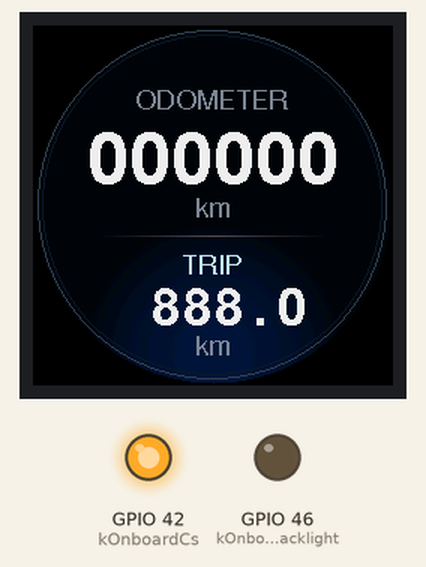
A program run on a simulated ESP32-S3. On the bench: 240×240 colour display, output pins drawn as LEDs (lit = HIGH). Nothing arrives over Bluetooth unless stated; a phone connects over Bluetooth LE 3 s after start; what the program prints to the serial monitor is not drawn.

Above: at 0.5 s.
At 5.3 s:
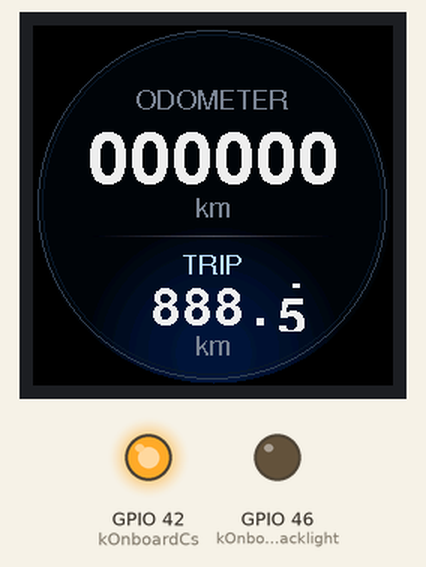
At 10.41 s:
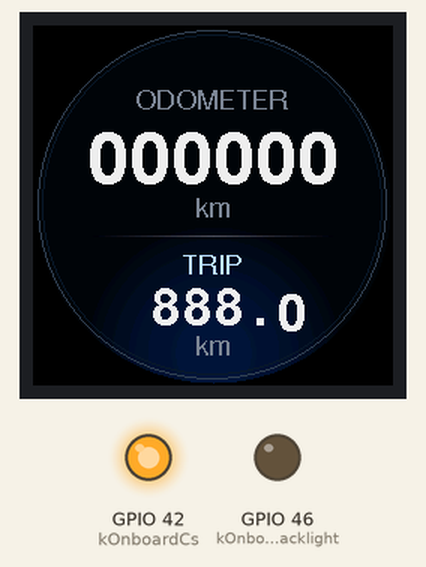
At 20.03 s:
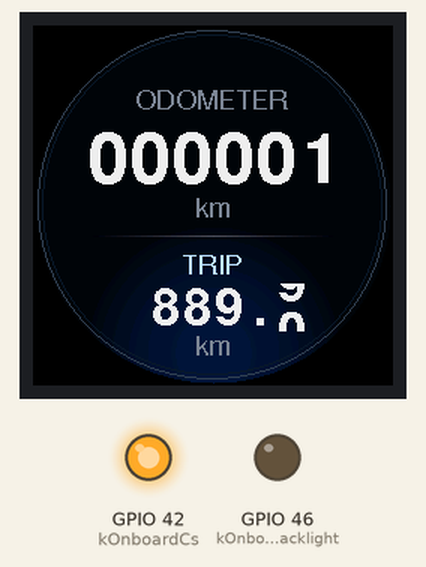
At 29.65 s:
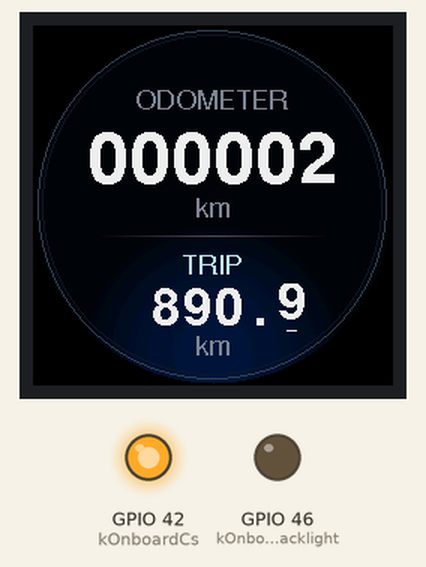
At 39.56 s:
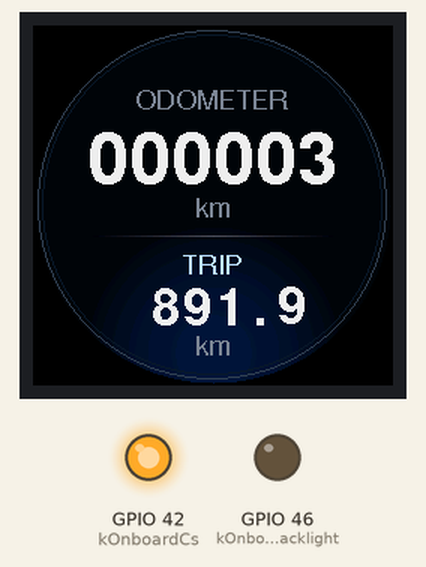

The program:

main.cpp
```cpp
#include <Arduino.h>
#include <SPI.h>
#include <Adafruit_GC9A01A.h>
#include <Fonts/FreeSans9pt7b.h>
#include <Fonts/FreeSansBold18pt7b.h>
#include <Fonts/FreeSansBold24pt7b.h>
#include "NavBle.h"

// Waveshare ESP32-S3-LCD-1.47B, external GC9A01 240x240.
constexpr int kSck = 4, kMosi = 5, kCs = 6, kDc = 7, kReset = 8;
constexpr int kOnboardBacklight = 46, kOnboardCs = 42;
constexpr uint32_t kSpiHz = 20000000;
constexpr uint32_t kTickIntervalMs = 1000;
constexpr uint32_t kAnimationMs = 200;
constexpr uint32_t kFrameMs = 16;
constexpr uint8_t kRotation = 0;
constexpr uint16_t kWhite = 0xEF7D, kIce = 0xBF1F, kMuted = 0x7C32;

Adafruit_GC9A01A display(&SPI, kDc, kCs, kReset);
// 115200 bytes in internal RAM. PSRAM is not needed by this demo.
GFXcanvas16 frame(240, 240);
uint32_t lastTickMs = 0;
// Integer units of 100 m avoid floating-point rounding at kilometre boundaries.
// Demo only: values reset at power-on; no flash writes each second.
constexpr uint32_t kInitialTripTenths = 8880;
constexpr uint32_t kInitialOdometerKm = 0;
uint32_t tripTenths = kInitialTripTenths;
uint32_t odometerKm = kInitialOdometerKm;
char odometerText[16];
char tripText[16];

uint16_t rgb(uint8_t r, uint8_t g, uint8_t b) {
    return ((r & 0xF8) << 8) | ((g & 0xFC) << 3) | (b >> 3);
}

void centered(const char *text, const GFXfont *font, int baseline, uint16_t color) {
    frame.setFont(font);
    frame.setTextColor(color);
    int16_t x, y;
    uint16_t w, h;
    frame.getTextBounds(text, 0, 0, &x, &y, &w, &h);
    frame.setCursor((240 - static_cast<int>(w)) / 2 - x, baseline);
    frame.print(text);
}

void background() {
    uint16_t *buffer = frame.getBuffer();
    for (int y = 0; y < 240; ++y) {
        for (int x = 0; x < 240; ++x) {
            const int dx = x - 120, dy = y - 120;
            const int r2 = dx * dx + dy * dy;
            // Subtle blue glow towards the lower rim, almost black centre.
            const int gx = x - 120, gy = y - 218;
            const int glow = max(0, 8000 - gx * gx - gy * gy) / 160;
            buffer[y * 240 + x] = r2 > 118 * 118 ? 0 :
                rgb(2, 5 + glow / 3, 10 + glow);
        }
    }
    frame.drawCircle(119, 119, 116, rgb(49, 67, 85));
    frame.drawCircle(119, 119, 113, rgb(12, 26, 43));
}

void divider(int y) {
    for (int x = 40; x < 200; ++x) {
        const int brightness = (80 - abs(x - 120)) * 2;
        frame.drawPixel(x, y, rgb(brightness / 2, brightness / 2,
                                brightness / 2 + 12));
    }
}

void drawOdometer() {
    snprintf(odometerText, sizeof(odometerText), "%06lu",
             static_cast<unsigned long>(odometerKm));
    snprintf(tripText, sizeof(tripText), "%lu.%lu",
             static_cast<unsigned long>(tripTenths / 10),
             static_cast<unsigned long>(tripTenths % 10));
    centered("ODOMETER", &FreeSans9pt7b, 55, kMuted);

    centered("km", &FreeSans9pt7b, 127, kMuted);
    divider(140);
    centered("TRIP", &FreeSans9pt7b, 165, kIce);

    centered("km", &FreeSans9pt7b, 219, kMuted);
}

// Each digit has a clipped drum window. The frame retains only the static
// background/labels, so moving glyphs cannot overwrite labels or leave trails.
struct DrumRow {
    GFXcanvas1 before{240, 42};
    GFXcanvas1 after{240, 42};
    char previous[16] = "";
    bool dirty[16] = {};
    int slots = 6, left = 0, top, height, cell, baseline;
    const GFXfont *font;
    DrumRow(int y, int h, int width, int base, const GFXfont *f)
        : top(y), height(h), cell(width), baseline(base), font(f) {}
};
DrumRow odoDrums(68, 42, 28, 36, &FreeSansBold24pt7b);
DrumRow tripDrums(172, 32, 21, 27, &FreeSansBold18pt7b);
uint16_t tile[28 * 42];

char alignedCharacter(const char *text, int slot, int slots) {
    const int index = slot - (slots - static_cast<int>(strlen(text)));
    return index < 0 ? ' ' : text[index];
}

void prepareDrums(DrumRow &row, const char *next) {
    row.slots = max(6, static_cast<int>(strlen(next)));
    row.left = (240 - row.slots * row.cell) / 2;
    row.before.fillScreen(0);
    row.after.fillScreen(0);
    row.before.setTextWrap(false);
    row.after.setTextWrap(false);
    row.before.setFont(row.font);
    row.after.setFont(row.font);
    row.before.setTextColor(1);
    row.after.setTextColor(1);
    for (int i = 0; i < row.slots; ++i) {
        const char oldDigit = alignedCharacter(row.previous, i, row.slots);
        const char newDigit = alignedCharacter(next, i, row.slots);
        row.dirty[i] = oldDigit != newDigit;
        GFXcanvas1 *masks[] = {&row.before, &row.after};
        const char digits[] = {oldDigit, newDigit};
        for (int n = 0; n < 2; ++n) {
            char text[] = {digits[n], 0};
            int16_t x, y;
            uint16_t w, h;
            masks[n]->getTextBounds(text, 0, 0, &x, &y, &w, &h);
            masks[n]->setCursor(row.left + i * row.cell +
                               (row.cell - static_cast<int>(w)) / 2 - x,
                               row.baseline);
            masks[n]->print(text);
        }
    }
    snprintf(row.previous, sizeof(row.previous), "%s", next);
}

void paintDrums(DrumRow &row, uint32_t elapsed, bool continuous = false) {
    for (int i = 0; i < row.slots; ++i) {
        if (!row.dirty[i]) continue;
        const bool hundredMeters = continuous && &row == &tripDrums && i == row.slots - 1;
        const uint32_t duration = hundredMeters ? kTickIntervalMs : kAnimationMs;
        const int offset = row.height * min(elapsed, duration) / duration;
        const int left = row.left + i * row.cell;
        for (int y = 0; y < row.height; ++y) {
            const int oldY = y + offset;
            const int newY = y + offset - row.height;
            for (int x = 0; x < row.cell; ++x) {
                const bool ink =
                    (oldY < row.height && row.before.getPixel(left + x, oldY)) ||
                    (newY >= 0 && row.after.getPixel(left + x, newY));
                tile[y * row.cell + x] = ink ? kWhite :
                    frame.getBuffer()[(row.top + y) * 240 + left + x];
            }
        }
        display.startWrite();
        display.setAddrWindow(left, row.top, row.cell, row.height);
        display.writePixels(tile, row.cell * row.height);
        display.endWrite();
        if (!hundredMeters && elapsed >= duration) row.dirty[i] = false;
    }
}

// Predict only the fractional digit. Whole kilometres carry at the tick boundary.
void prepareContinuousTrip() {
    prepareDrums(tripDrums, tripText);
    const int slot = tripDrums.slots - 1;
    const int left = tripDrums.left + slot * tripDrums.cell;
    GFXcanvas1 *masks[] = {&tripDrums.before, &tripDrums.after};
    for (int n = 0; n < 2; ++n) {
        masks[n]->fillRect(left, 0, tripDrums.cell, 42, 0);
        char digit[] = {static_cast<char>('0' + (tripTenths + n) % 10), 0};
        int16_t x, y;
        uint16_t w, h;
        masks[n]->getTextBounds(digit, 0, 0, &x, &y, &w, &h);
        masks[n]->setCursor(left + (tripDrums.cell - static_cast<int>(w)) / 2 - x,
                            tripDrums.baseline);
        masks[n]->print(digit);
    }
    tripDrums.dirty[slot] = true;
}

uint32_t animationStartedMs = 0, lastFrameMs = 0;
bool navShowing = false;
uint32_t drawnNavRevision = 0;

void drawNavigation(const NavData &nav) {
    background();
    centered("NEXT", &FreeSans9pt7b, 27, kIce);
    if (nav.hasIcon) {
        for (int y = 0; y < 48; ++y) for (int x = 0; x < 48; ++x) {
            if (nav.icon[y * 6 + x / 8] & (0x80 >> (x % 8)))
                frame.fillRect(72 + x * 2, 33 + y * 2, 2, 2, kWhite);
        }
    } else centered("MAPS", &FreeSansBold18pt7b, 103, kWhite);
    centered(nav.turn, &FreeSansBold24pt7b, 176, kWhite);
    centered("TO GO", &FreeSans9pt7b, 199, kMuted);
    centered(nav.remaining, &FreeSansBold18pt7b, 226, kIce);
    display.startWrite();
    display.setAddrWindow(0, 0, 240, 240);
    display.writePixels(frame.getBuffer(), 240UL * 240UL);
    display.endWrite();
    drawnNavRevision = nav.revision;
    Serial.printf("nav_screen turn=%s remaining=%s icon=%u\n",
                  nav.turn, nav.remaining, nav.hasIcon);
}

void initializeScreen() {
    background();
    drawOdometer(); // Formats values and draws only static labels.
    display.startWrite();
    display.setAddrWindow(0, 0, 240, 240);
    display.writePixels(frame.getBuffer(), 240UL * 240UL);
    display.endWrite();
    prepareDrums(odoDrums, odometerText);
    prepareDrums(tripDrums, tripText);
    paintDrums(odoDrums, kAnimationMs);
    paintDrums(tripDrums, kAnimationMs);
}

void startAnimation() {
    drawOdometer();
    prepareDrums(odoDrums, odometerText);
    prepareContinuousTrip();
    animationStartedMs = lastTickMs;
    lastFrameMs = animationStartedMs;

}

void updateAnimation() {
    const uint32_t now = millis();
    if (now - lastFrameMs < kFrameMs) return;
    lastFrameMs = now;
    const uint32_t elapsed = now - animationStartedMs;
    paintDrums(odoDrums, elapsed);
    paintDrums(tripDrums, elapsed, true);
}

void setup() {
    Serial.begin(115200); // Never wait for USB monitor: standalone boot works too.
    digitalWrite(kOnboardBacklight, LOW);
    pinMode(kOnboardBacklight, OUTPUT);
    digitalWrite(kOnboardCs, HIGH);
    pinMode(kOnboardCs, OUTPUT);
    if (!frame.getBuffer() || !odoDrums.before.getBuffer() ||
        !odoDrums.after.getBuffer() || !tripDrums.before.getBuffer() ||
        !tripDrums.after.getBuffer()) {
        while (true) {
            Serial.println("ERROR: framebuffer allocation failed");
            delay(1000);
        }
    }
    frame.setTextWrap(false);
    SPI.begin(kSck, -1, kMosi, kCs);
    display.begin(kSpiHz);
    display.setRotation(kRotation);
    initializeScreen();
    lastTickMs = millis();
    startAnimation();
    navBleBegin();
}

void loop() {
    const uint32_t now = millis();
    const NavData nav = navBleSnapshot();
    const bool wantNav = nav.valid && ((now / 1000) % 2 == 1);
    if (wantNav) {
        if (!navShowing || nav.revision != drawnNavRevision) drawNavigation(nav);
        navShowing = true;
    } else if (navShowing) {
        navShowing = false;
        odoDrums.previous[0] = 0;
        tripDrums.previous[0] = 0;
        initializeScreen();
        startAnimation();
    }
    if (static_cast<uint32_t>(now - lastTickMs) >= kTickIntervalMs) {
        // Finish the previous drum turn before preparing the next pair.
        if (!navShowing) {
            paintDrums(odoDrums, kTickIntervalMs);
            paintDrums(tripDrums, kTickIntervalMs, true);
        }
        const uint32_t ticks = static_cast<uint32_t>(now - lastTickMs) / kTickIntervalMs;
        lastTickMs += ticks * kTickIntervalMs;
        odometerKm += (tripTenths % 10 + ticks) / 10;
        tripTenths += ticks;
        if (!navShowing) startAnimation();
        Serial.printf("page=ODO odo=%s trip=%s drum_period_ms=%lu tick_ms=%lu heap=%u\n",
                      odometerText, tripText, static_cast<unsigned long>(kTickIntervalMs),
                      static_cast<unsigned long>(lastTickMs), ESP.getFreeHeap());
    }
    if (!navShowing) updateAnimation();
    delay(1);
}
```

NavBle.cpp
```cpp
#include "NavBle.h"

#include <BLEDevice.h>
#include <BLEServer.h>
#include <BLEUtils.h>
#include <cstring>

namespace {
constexpr char kServiceUuid[] = "a4aa19e0-c1ec-4f71-96fe-b5750060cc01";
constexpr char kWriteUuid[] = "a4aa19e0-c1ec-4f71-96fe-b5750060cc02";
constexpr uint32_t kFullMask = (1UL << 18) - 1;
portMUX_TYPE mux = portMUX_INITIALIZER_UNLOCKED;
NavData active;
NavData staging;
uint8_t sequence = 0;
uint32_t receivedMask = 0;
bool staged = false;

class ServerCallbacks final : public BLEServerCallbacks {
    void onConnect(BLEServer *) override { Serial.println("nav_ble=connected"); }
    void onDisconnect(BLEServer *) override {
        portENTER_CRITICAL(&mux);
        active.valid = false;
        ++active.revision;
        staged = false;
        portEXIT_CRITICAL(&mux);
        BLEDevice::startAdvertising();
        Serial.println("nav_ble=disconnected");
    }
};

class WriteCallbacks final : public BLECharacteristicCallbacks {
    void onWrite(BLECharacteristic *characteristic) override {
        const std::string value = characteristic->getValue();
        const auto *data = reinterpret_cast<const uint8_t *>(value.data());
        const size_t size = value.size();
        if (size == 1 && data[0] == 'C') {
            portENTER_CRITICAL(&mux);
            active.valid = false;
            ++active.revision;
            staged = false;
            portEXIT_CRITICAL(&mux);
            return;
        }
        if (size >= 5 && data[0] == 'N') {
            const uint8_t turnLength = data[3], remainingLength = data[4];
            if (turnLength > 8 || remainingLength > 8 ||
                size != static_cast<size_t>(5 + turnLength + remainingLength)) return;
            NavData next;
            next.hasIcon = (data[2] & 1) != 0;
            memcpy(next.turn, data + 5, turnLength);
            memcpy(next.remaining, data + 5 + turnLength, remainingLength);
            portENTER_CRITICAL(&mux);
            staging = next;
            sequence = data[1];
            receivedMask = 0;
            staged = true;
            portEXIT_CRITICAL(&mux);
            return;
        }
        if (size == 20 && data[0] == 'I' && data[2] < 18) {
            portENTER_CRITICAL(&mux);
            if (staged && staging.hasIcon && data[1] == sequence) {
                memcpy(staging.icon + data[2] * 16, data + 4, 16);
                receivedMask |= 1UL << data[2];
            }
            portEXIT_CRITICAL(&mux);
            return;
        }
        if (size == 2 && data[0] == 'E') {
            bool committed = false;
            char turn[9] = {}, remaining[9] = {};
            bool icon = false;
            portENTER_CRITICAL(&mux);
            if (staged && data[1] == sequence &&
                (!staging.hasIcon || receivedMask == kFullMask)) {
                staging.valid = true;
                staging.revision = active.revision + 1;
                active = staging;
                staged = false;
                memcpy(turn, active.turn, sizeof(turn));
                memcpy(remaining, active.remaining, sizeof(remaining));
                icon = active.hasIcon;
                committed = true;
            }
            portEXIT_CRITICAL(&mux);
            if (committed) Serial.printf("nav_rx turn=%s remaining=%s icon=%u\n",
                                         turn, remaining, icon);
        }
    }
};
ServerCallbacks serverCallbacks;
WriteCallbacks writeCallbacks;
} // namespace

void navBleBegin() {
    BLEDevice::init("MotoNav-Round");
    BLEServer *server = BLEDevice::createServer();
    server->setCallbacks(&serverCallbacks);
    BLEService *service = server->createService(kServiceUuid);
    BLECharacteristic *write = service->createCharacteristic(
        kWriteUuid, BLECharacteristic::PROPERTY_WRITE);
    write->setCallbacks(&writeCallbacks);
    service->start();
    BLEAdvertising *advertising = BLEDevice::getAdvertising();
    advertising->addServiceUUID(kServiceUuid);
    advertising->setScanResponse(true);
    BLEDevice::startAdvertising();
    Serial.println("nav_ble=advertising name=MotoNav-Round");
}

NavData navBleSnapshot() {
    portENTER_CRITICAL(&mux);
    NavData copy = active;
    portEXIT_CRITICAL(&mux);
    return copy;
}
```

NavBle.h
```cpp
#pragma once

#include <Arduino.h>

struct NavData {
    bool valid = false;
    bool hasIcon = false;
    char turn[9] = {};
    char remaining[9] = {};
    uint8_t icon[288] = {}; // 48 x 48, one bit per pixel, rows MSB first.
    uint32_t revision = 0;
};

void navBleBegin();
NavData navBleSnapshot();
```
